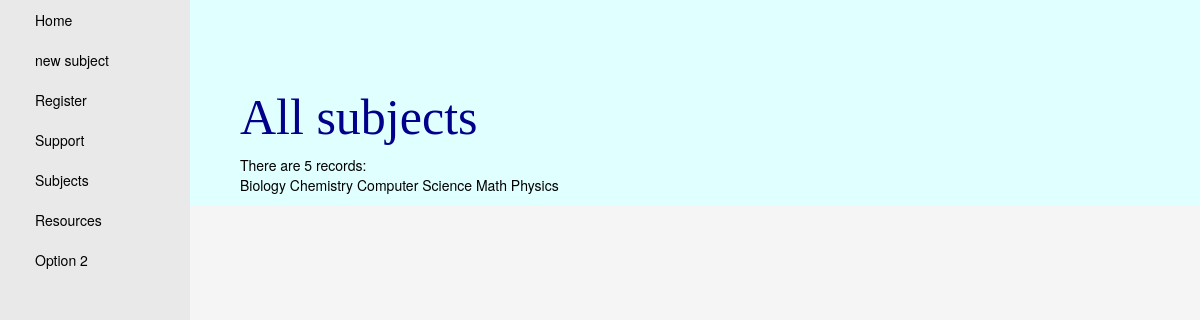
/tracker/subject/all/, run on an earlier commit of the app's database.
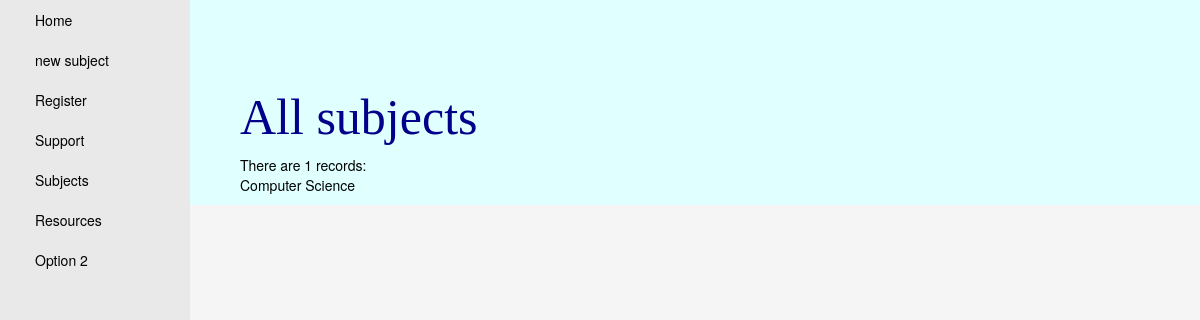
And on a later commit of the database.
### tracker/models.py (models this page shows, shortened)
class Subject(models.Model):
    id = models.IntegerField(primary_key=True,help_text="Unique ID for this paticular subject in the app")
    subject_name = models.CharField(max_length=20,help_text="Name of the subject to track")
    subject_group = models.CharField(max_length=20,help_text="Group for the subject")
    class Meta:
        ordering =["subject_name"]

### tracker/views.py (the view)
def subject_all(request):
    all_subject = Subject.objects.all()
    return render(
        request,
        'subject_all.html',
        context={'subjects': all_subject,},
    )

### tracker/templates/subject_all.html
{% extends "base_generic.html" %}
{% block content %}
    <h1>All subjects</h1>
    <p>
        {% if subjects %}
            There are {{ subjects|length }} records:<br/>
        {% for aSubject in subjects %}
            <td> {{ aSubject.subject_name }} </td>
            {% endfor %}
        {% else %}
            There are no records in the system
        {% endif %}
    </p>
{% endblock %}

### tracker/templates/base_generic.html (shortened to what this page needs)
<!DOCTYPE html>
<html lang="en">
<head>
	<link rel="stylesheet" href="https://maxcdn.bootstrapcdn.com/bootstrap/3.3.7/css/bootstrap.min.css">
{% load static %}
<link rel="stylesheet" href="{% static 'css/styles.css' %}">
</head>
<body>
    <div class="container-fluid">
        <div class="row">
        <div class="col-sm-2">
        {% block sidebar %}
            <ul class="sidebar-nav">
            <li><a href="{% url 'index' %}">Home</a></li>
                <li><a href="{% url 'subject_new' %}"> new subject</a></li>
                <li><a href="{% url 'student_new' %}"> Register</a></li>
                <li><a href="{% url 'support_new' %}"> Support</a></li>
                <li><a href="{% url 'subjects_display' %}"> Subjects</a></li>
                <li><a href="{% url 'resources_new' %}"> Resources</a></li>
                <li><a href="">Option 2</a></li>
            </ul>
     {% endblock %}
        </div>
        <div class="col-sm-10">
            {% block content %}{% endblock %}
        </div>
        </div>
    </div>
</body>
</html>

### tracker/static/css/styles.css (style rules this page uses)
.sidebar-nav { padding-left: 30px; padding-right: 20px; list-style: none; background: #e9e9e9; height: 1000px; }
.sidebar-nav li { text-indent: 20px; line-height: 40px; }
.sidebar-nav a { display: block; text-decoration: none; color: black; }
.container-fluid { padding: 0; margin-left: auto; margin-right: auto; height: 1000px; background-color: #f5f5f5 }
.col-sm-2 { padding: 0; }
.col-sm-10 { padding-left: 50px; padding-top: 70px; background-color: lightcyan; }
h1 { color: darkblue; font-size: 50px; font-family: "Arial Black",Serif; }
p { color: black; }

What changed in the data, as far as the page shows it:
removed Subject: subject_name "Biology"
removed Subject: subject_name "Chemistry"
removed Subject: subject_name "Math"
removed Subject: subject_name "Physics"
Also different on the page:
{{ subjects|length }}: "5" → "1"
